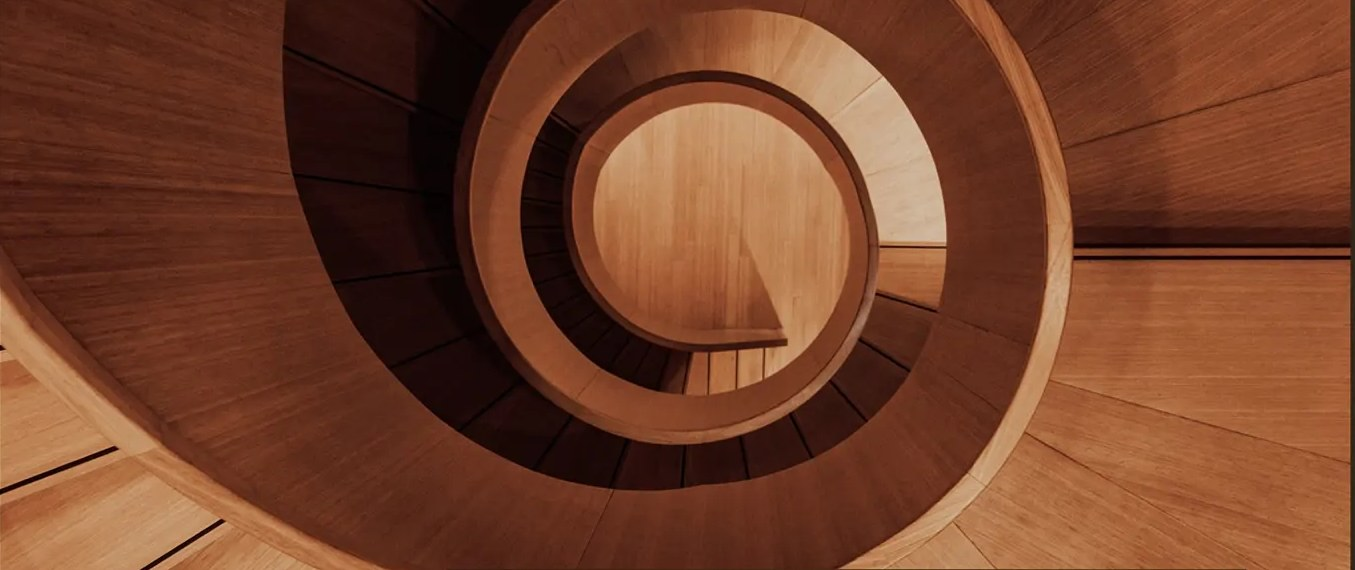
#> input picture experiments/woodwave-hero-gallery/page/assets/hero-staircase.jpg, 1355 x 570 px
$ python -i curate_assets.py   (imports and definitions only)
#> lines starting #> are read from the running program, lines starting #| are printed output that depends on the picture
#!/usr/bin/env python3
"""curate_assets.py — manifest-driven asset curation from a saved-page capture.

Generalized from the (frozen) experiments/remote-e2e/curate_assets.py, which was a
hardcoded (source, dest) tuple list for one brand. This version:

  --manifest curation.yaml   explicit curation: copy globs with sanitized dest
                             names + use-case tags, and an inline-SVG extraction
                             block (the Remote lesson: customer logo VECTORS often
                             live as inline <svg> in the DOM, not as files)
  --auto                     heuristic first pass: copies every raster/vector from
                             the capture's *_files dir with a sanitized kebab name
                             and a keyword tag guess, and extracts deduped inline
                             SVGs from logo-ish containers

Both modes write FLAT into <brand-dir>/assets/ (parity with existing brands) and
emit assets-manifest.json — the starting point the extraction agent refines into
the authored assets-tagged.json. Existing files are never overwritten unless
--force. Source capture stays untouched.

MEDIA SEMANTICS DRAFT (media semantics 2026-07, spec/media-assets-schema.md): the
same pass also emits media-assets-draft.yaml — stable logical-asset ids, content-
hash variant dedupe (identical bytes collapse into one entry's variants[]),
Pillow-measured stats (intrinsic geometry, alpha, dominant hue, luminance band,
busyness; gracefully skipped when Pillow is unavailable or a file cannot decode),
and a kind hint mapped from the existing TAG_GUESSES. The draft is AGENT-REFINED
into the authored media-assets.yaml (the same draft→authored convention as
assets-manifest → assets-tagged); --no-media-draft skips it.

Manifest shape (curation.yaml):
    copy:
      - { src: "hero-*.webp",  dest: hero-illustration.webp, tag: hero-illustration }
      - { src: "logo_*.webp",  tag: integration-logo }          # dest: sanitized src
    inlineSvg:
      containerClassRe: "social-proof|logo"    # containers to harvest <svg> from
      destPrefix: logo-inline                  # -> logo-inline-00.svg ...
      tag: logo-wall-logo

Usage:
    ./venv/bin/python tools/extract/curate_assets.py --capture screenshots/<brand>/ \
        --brand-dir runs/<brand>/brand --auto
"""
from __future__ import annotations

import argparse
import hashlib
import json
import re
import shutil
import sys
from pathlib import Path
from urllib.parse import unquote

from screenshot_to_template.repo_paths import report_path

SCHEMA = "assets-curation.v1"

RASTER_EXTS = {".png", ".jpg", ".jpeg", ".webp", ".avif", ".gif", ".svg"}
SKIP_NAME_RE = re.compile(r"sprite|favicon|pixel|tracking", re.I)
DEFAULT_SVG_CONTAINER_RE = r"logo|social-proof|customer|partner|client|brand|marquee"

# filename-keyword → use-case tag guesses (agent refines; generic roles only)
TAG_GUESSES = [
    (re.compile(r"logo|wordmark", re.I), "logo"),
    (re.compile(r"badge|award|leader|top-?\d+", re.I), "award-badge"),
    (re.compile(r"rating|review|stars?", re.I), "rating-badge"),
    (re.compile(r"avatar|profile|headshot|portrait", re.I), "testimonial-avatar"),
    (re.compile(r"icon", re.I), "feature-icon"),
    (re.compile(r"hero", re.I), "hero-illustration"),
    (re.compile(r"background|bg[-_]|noise|texture|gradient", re.I), "background-art"),
    (re.compile(r"card|panel|snippet|screenshot|ui[-_]", re.I), "product-graphic"),
]

# tag guess → media-assets.v1 kind HINT (media semantics 2026-07; the draft's
# initial reading, agent-corrected against the grounding evidence). Rights guess
# rides beside it: award/rating/store badges and third-party logo walls are
# someone else's marks (AS-67), everything else defaults to the brand's own art.
KIND_GUESSES = {
    "logo": ("logo-third-party", "third-party-mark"),
    "logo-wall-logo": ("logo-third-party", "third-party-mark"),
    "award-badge": ("badge-review-award", "third-party-mark"),
    "rating-badge": ("badge-review-award", "third-party-mark"),
    "testimonial-avatar": ("portrait", "own"),
    "feature-icon": ("spot-icon", "own"),
    "hero-illustration": ("illustration", "own"),
    "background-art": ("background-art", "own"),
    "product-graphic": ("product-ui-screenshot", "own"),
    "decorative": ("photograph", "own"),
}


def find_saved_html(capture: Path) -> Path | None:
    pages = sorted(capture.glob("*.htm*"), key=lambda p: p.stat().st_size, reverse=True)
    return pages[0] if pages else None


# [186 lines left out: functions find_files_dir, sanitize, tag_guess, _copy, page_key_for_capture, merge_manifest_entries and 4 more, not called in this run]


def pillow_stats(path: Path) -> dict | None:
    """Deterministic per-file image stats via Pillow: intrinsic geometry, alpha
    presence, dominant hue (circular mean over saturated pixels), luminance band,
    saturation band, busyness (neighbor-difference proxy). Returns None when Pillow
    is unavailable or the file cannot decode (SVGs stay unmeasured) — the graceful
    skip the draft contract documents."""
    try:
        from PIL import Image
    except Exception:
        return None
    try:
        with Image.open(path) as im:
#> im is the input picture: PIL image 1355x570 RGB; mean R, G, B 115, 64.2, 40.8
            w, h = im.size
#> w = 1355; h = 570
            has_alpha = "A" in im.getbands()
#> has_alpha = False
            alpha_used = False
            if has_alpha:
                lo, _hi = im.getchannel("A").getextrema()
                alpha_used = lo < 250
            small = im.convert("RGB").resize((48, 48))
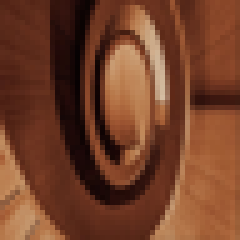
#> small: PIL image 48x48 RGB (shown 5 times larger); mean R, G, B 115.1, 64.2, 40.8
    except Exception:
        return None
    import math
    px = list(small.getdata())
#> px = 2304 items, first 6: (83, 36, 22), (84, 36, 22), (88, 40, 25), (89, 41, 25), (94, 44, 27), (89, 41, 26)
    lum = [0.2126 * r + 0.7152 * g + 0.0722 * b for r, g, b in px]
#> lum = 2304 values, max 191.4 at index 944, min 2.35 at index 783, mean 73.37
    mean_lum = sum(lum) / len(lum)
#> mean_lum = 73.37
    band = "dark" if mean_lum < 85 else ("mid" if mean_lum < 170 else "light")
#> band = 'dark'
    hsv = list(small.convert("HSV").getdata())
#> hsv = 2304 items, first 6: (9, 187, 83), (9, 188, 84), (10, 182, 88), (10, 183, 89), (10, 181, 94), (10, 180, 89)
    sats = [s for _h, s, _v in hsv]
#> sats = 2304 values, max 223 at index 831, min 61 at index 944, mean 171
    mean_sat = sum(sats) / len(sats)
#> mean_sat = 171
    sat_band = "muted" if mean_sat < 40 else ("moderate" if mean_sat < 120 else "vivid")
#> sat_band = 'vivid'
    hue_pts = [(math.cos(hh / 255 * 2 * math.pi), math.sin(hh / 255 * 2 * math.pi))
               for hh, s, v in hsv if s > 60 and v > 40]
#> hue_pts = 2079 pairs, first value 0.857 to 0.997, second value 0.0739 to 0.516
    dominant_hue = None
    if len(hue_pts) >= len(hsv) * 0.05:
        cx = sum(p[0] for p in hue_pts) / len(hue_pts)
#> cx = 0.95
        cy = sum(p[1] for p in hue_pts) / len(hue_pts)
#> cy = 0.302
        dominant_hue = round((math.degrees(math.atan2(cy, cx)) % 360))
#> dominant_hue = 18
    # busyness: mean absolute neighbor delta on the 48px luma grid
    diffs = []
    for y in range(48):
        for x in range(47):
            diffs.append(abs(lum[y * 48 + x] - lum[y * 48 + x + 1]))
#> after the loop, diffs = 2256 values, max 105 at index 596, min 0 at index 44, mean 13.11
    for y in range(47):
        for x in range(48):
            diffs.append(abs(lum[y * 48 + x] - lum[(y + 1) * 48 + x]))
#> after the loop, diffs = 4512 values, max 105 at index 596, min 0 at index 44, mean 9.77
    mean_diff = sum(diffs) / len(diffs)
#> mean_diff = 9.77
    busyness = "low" if mean_diff < 8 else ("medium" if mean_diff < 20 else "high")
#> busyness = 'medium'
    ratio = round(w / h, 4) if h else None
#> ratio = 2.38
    orientation = None
    if ratio:
        orientation = "square" if 0.9 <= ratio <= 1.1 else (
            "landscape" if ratio > 1.1 else "portrait")
#> orientation = 'landscape'
    return {
        "intrinsic": {"w": w, "h": h},
        "intrinsicAspect": ratio,
        "orientation": orientation,
        "alpha": bool(alpha_used),
        "stats": {"dominantHue": dominant_hue, "luminanceBand": band,
                  "busyness": busyness, "saturationBand": sat_band,
                  "source": "measured"},
    }


# [154 lines left out: functions build_media_draft, emit_media_draft, build_parser, main, not called in this run]


# [2 lines not run here, left out]

>>> result = pillow_stats('../../experiments/woodwave-hero-gallery/page/assets/hero-staircase.jpg')
#> result = 5 items
